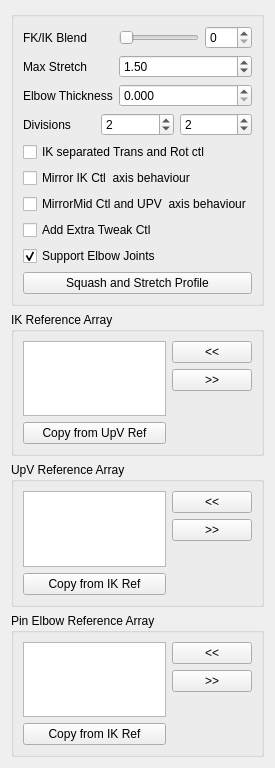
<?xml version="1.0" encoding="UTF-8"?>
<ui version="4.0">
 <class>Form</class>
 <widget class="QWidget" name="Form">
  <property name="geometry">
   <rect>
    <x>0</x>
    <y>0</y>
    <width>268</width>
    <height>768</height>
   </rect>
  </property>
  <property name="windowTitle">
   <string>Form</string>
  </property>
  <layout class="QGridLayout" name="gridLayout">
   <item row="0" column="0">
    <widget class="QGroupBox" name="groupBox">
     <property name="title">
      <string/>
     </property>
     <layout class="QGridLayout" name="gridLayout_2">
      <item row="0" column="0">
       <layout class="QVBoxLayout" name="verticalLayout">
        <item>
         <layout class="QFormLayout" name="formLayout">
          <property name="fieldGrowthPolicy">
           <enum>QFormLayout::AllNonFixedFieldsGrow</enum>
          </property>
          <item row="0" column="0">
           <widget class="QLabel" name="ikfk_label">
            <property name="text">
             <string>FK/IK Blend</string>
            </property>
           </widget>
          </item>
          <item row="0" column="1">
           <layout class="QHBoxLayout" name="horizontalLayout_3">
            <item>
             <widget class="QSlider" name="ikfk_slider">
              <property name="minimumSize">
               <size>
                <width>0</width>
                <height>15</height>
               </size>
              </property>
              <property name="maximum">
               <number>100</number>
              </property>
              <property name="orientation">
               <enum>Qt::Horizontal</enum>
              </property>
             </widget>
            </item>
            <item>
             <widget class="QSpinBox" name="ikfk_spinBox">
              <property name="maximum">
               <number>100</number>
              </property>
             </widget>
            </item>
           </layout>
          </item>
          <item row="1" column="0">
           <widget class="QLabel" name="maxStretch_label">
            <property name="sizePolicy">
             <sizepolicy hsizetype="MinimumExpanding" vsizetype="MinimumExpanding">
              <horstretch>0</horstretch>
              <verstretch>0</verstretch>
             </sizepolicy>
            </property>
            <property name="text">
             <string>Max Stretch</string>
            </property>
           </widget>
          </item>
          <item row="1" column="1">
           <widget class="QDoubleSpinBox" name="maxStretch_spinBox">
            <property name="sizePolicy">
             <sizepolicy hsizetype="MinimumExpanding" vsizetype="Fixed">
              <horstretch>0</horstretch>
              <verstretch>0</verstretch>
             </sizepolicy>
            </property>
            <property name="minimum">
             <double>1.000000000000000</double>
            </property>
            <property name="value">
             <double>1.500000000000000</double>
            </property>
           </widget>
          </item>
          <item row="2" column="0">
           <widget class="QLabel" name="maxStretch_label_2">
            <property name="sizePolicy">
             <sizepolicy hsizetype="MinimumExpanding" vsizetype="MinimumExpanding">
              <horstretch>0</horstretch>
              <verstretch>0</verstretch>
             </sizepolicy>
            </property>
            <property name="text">
             <string>Elbow Thickness</string>
            </property>
           </widget>
          </item>
          <item row="2" column="1">
           <widget class="QDoubleSpinBox" name="elbowThickness_spinBox">
            <property name="sizePolicy">
             <sizepolicy hsizetype="MinimumExpanding" vsizetype="Fixed">
              <horstretch>0</horstretch>
              <verstretch>0</verstretch>
             </sizepolicy>
            </property>
            <property name="decimals">
             <number>3</number>
            </property>
            <property name="minimum">
             <double>0.000000000000000</double>
            </property>
            <property name="maximum">
             <double>1.000000000000000</double>
            </property>
            <property name="singleStep">
             <double>0.100000000000000</double>
            </property>
            <property name="value">
             <double>0.000000000000000</double>
            </property>
           </widget>
          </item>
         </layout>
        </item>
        <item>
         <layout class="QHBoxLayout" name="horizontalLayout">
          <item>
           <widget class="QLabel" name="divisions_label">
            <property name="text">
             <string>Divisions</string>
            </property>
           </widget>
          </item>
          <item>
           <widget class="QSpinBox" name="div0_spinBox">
            <property name="minimum">
             <number>0</number>
            </property>
            <property name="value">
             <number>2</number>
            </property>
           </widget>
          </item>
          <item>
           <widget class="QSpinBox" name="div1_spinBox">
            <property name="minimum">
             <number>0</number>
            </property>
            <property name="value">
             <number>2</number>
            </property>
           </widget>
          </item>
         </layout>
        </item>
        <item>
         <widget class="QCheckBox" name="ikTR_checkBox">
          <property name="text">
           <string>IK separated Trans and Rot ctl</string>
          </property>
         </widget>
        </item>
        <item>
         <widget class="QCheckBox" name="mirrorIK_checkBox">
          <property name="toolTip">
           <string extracomment="This option set the axis of the mid CTL (elbow) and the up vector control to move in a mirror behaviour ">This option set the axis of the mid CTL (elbow) and the up vector control to move in a mirror behaviour </string>
          </property>
          <property name="statusTip">
           <string extracomment="This option set the axis of the mid CTL (elbow) and the up vector control to move in a mirror behaviour ">This option set the axis of the mid CTL (elbow) and the up vector control to move in a mirror behaviour </string>
          </property>
          <property name="whatsThis">
           <string>This option set the axis of the mid CTL (elbow) and the up vector control to move in a mirror behaviour </string>
          </property>
          <property name="text">
           <string>Mirror IK Ctl  axis behaviour</string>
          </property>
         </widget>
        </item>
        <item>
         <widget class="QCheckBox" name="mirrorMid_checkBox">
          <property name="toolTip">
           <string extracomment="This option set the axis of the mid CTL (elbow) and the up vector control to move in a mirror behaviour ">This option set the axis of the mid CTL (elbow) and the up vector control to move in a mirror behaviour </string>
          </property>
          <property name="statusTip">
           <string extracomment="This option set the axis of the mid CTL (elbow) and the up vector control to move in a mirror behaviour ">This option set the axis of the mid CTL (elbow) and the up vector control to move in a mirror behaviour </string>
          </property>
          <property name="whatsThis">
           <string>This option set the axis of the mid CTL (elbow) and the up vector control to move in a mirror behaviour </string>
          </property>
          <property name="text">
           <string>MirrorMid Ctl and UPV  axis behaviour</string>
          </property>
         </widget>
        </item>
        <item>
         <widget class="QCheckBox" name="extraTweak_checkBox">
          <property name="toolTip">
           <string extracomment="This option set the axis of the mid CTL (elbow) and the up vector control to move in a mirror behaviour ">This option set the axis of the mid CTL (elbow) and the up vector control to move in a mirror behaviour </string>
          </property>
          <property name="statusTip">
           <string extracomment="This option set the axis of the mid CTL (elbow) and the up vector control to move in a mirror behaviour ">This option set the axis of the mid CTL (elbow) and the up vector control to move in a mirror behaviour </string>
          </property>
          <property name="whatsThis">
           <string>This option set the axis of the mid CTL (elbow) and the up vector control to move in a mirror behaviour </string>
          </property>
          <property name="text">
           <string>Add Extra Tweak Ctl</string>
          </property>
         </widget>
        </item>
        <item>
         <widget class="QCheckBox" name="supportJoints_checkBox">
          <property name="toolTip">
           <string extracomment="This option set the axis of the mid CTL (elbow) and the up vector control to move in a mirror behaviour ">This option set the axis of the mid CTL (elbow) and the up vector control to move in a mirror behaviour </string>
          </property>
          <property name="statusTip">
           <string extracomment="This option set the axis of the mid CTL (elbow) and the up vector control to move in a mirror behaviour ">This option set the axis of the mid CTL (elbow) and the up vector control to move in a mirror behaviour </string>
          </property>
          <property name="whatsThis">
           <string>This option set the axis of the mid CTL (elbow) and the up vector control to move in a mirror behaviour </string>
          </property>
          <property name="text">
           <string>Support Elbow Joints</string>
          </property>
          <property name="checked">
           <bool>true</bool>
          </property>
         </widget>
        </item>
        <item>
         <layout class="QHBoxLayout" name="horizontalLayout_2">
          <item>
           <widget class="QPushButton" name="squashStretchProfile_pushButton">
            <property name="text">
             <string>Squash and Stretch Profile</string>
            </property>
           </widget>
          </item>
         </layout>
        </item>
       </layout>
      </item>
     </layout>
    </widget>
   </item>
   <item row="1" column="0">
    <widget class="QGroupBox" name="ikRefArray_groupBox">
     <property name="title">
      <string>IK Reference Array</string>
     </property>
     <layout class="QGridLayout" name="gridLayout_3">
      <item row="0" column="0">
       <layout class="QHBoxLayout" name="ikRefArray_horizontalLayout">
        <item>
         <layout class="QVBoxLayout" name="ikRefArray_verticalLayout_1">
          <item>
           <widget class="QListWidget" name="ikRefArray_listWidget">
            <property name="dragDropOverwriteMode">
             <bool>true</bool>
            </property>
            <property name="dragDropMode">
             <enum>QAbstractItemView::InternalMove</enum>
            </property>
            <property name="defaultDropAction">
             <enum>Qt::MoveAction</enum>
            </property>
            <property name="alternatingRowColors">
             <bool>true</bool>
            </property>
            <property name="selectionMode">
             <enum>QAbstractItemView::ExtendedSelection</enum>
            </property>
            <property name="selectionRectVisible">
             <bool>false</bool>
            </property>
           </widget>
          </item>
          <item>
           <widget class="QPushButton" name="ikRefArray_copyRef_pushButton">
            <property name="text">
             <string>Copy from UpV Ref</string>
            </property>
           </widget>
          </item>
         </layout>
        </item>
        <item>
         <layout class="QVBoxLayout" name="ikRefArray_verticalLayout_2">
          <item>
           <widget class="QPushButton" name="ikRefArrayAdd_pushButton">
            <property name="text">
             <string>&lt;&lt;</string>
            </property>
           </widget>
          </item>
          <item>
           <widget class="QPushButton" name="ikRefArrayRemove_pushButton">
            <property name="text">
             <string>&gt;&gt;</string>
            </property>
           </widget>
          </item>
          <item>
           <spacer name="ikRefArray_verticalSpacer">
            <property name="orientation">
             <enum>Qt::Vertical</enum>
            </property>
            <property name="sizeHint" stdset="0">
             <size>
              <width>20</width>
              <height>40</height>
             </size>
            </property>
           </spacer>
          </item>
         </layout>
        </item>
       </layout>
      </item>
     </layout>
    </widget>
   </item>
   <item row="2" column="0">
    <widget class="QGroupBox" name="upvRefArray_groupBox">
     <property name="title">
      <string>UpV Reference Array</string>
     </property>
     <layout class="QGridLayout" name="gridLayout_5">
      <item row="0" column="0">
       <layout class="QHBoxLayout" name="upvRefArray_horizontalLayout">
        <item>
         <layout class="QVBoxLayout" name="upvRefArray_verticalLayout_1">
          <item>
           <widget class="QListWidget" name="upvRefArray_listWidget">
            <property name="dragDropOverwriteMode">
             <bool>true</bool>
            </property>
            <property name="dragDropMode">
             <enum>QAbstractItemView::InternalMove</enum>
            </property>
            <property name="defaultDropAction">
             <enum>Qt::MoveAction</enum>
            </property>
            <property name="alternatingRowColors">
             <bool>true</bool>
            </property>
            <property name="selectionMode">
             <enum>QAbstractItemView::ExtendedSelection</enum>
            </property>
            <property name="selectionRectVisible">
             <bool>false</bool>
            </property>
           </widget>
          </item>
          <item>
           <widget class="QPushButton" name="upvRefArray_copyRef_pushButton">
            <property name="text">
             <string>Copy from IK Ref</string>
            </property>
           </widget>
          </item>
         </layout>
        </item>
        <item>
         <layout class="QVBoxLayout" name="upvRefArray_verticalLayout_2">
          <item>
           <widget class="QPushButton" name="upvRefArrayAdd_pushButton">
            <property name="text">
             <string>&lt;&lt;</string>
            </property>
           </widget>
          </item>
          <item>
           <widget class="QPushButton" name="upvRefArrayRemove_pushButton">
            <property name="text">
             <string>&gt;&gt;</string>
            </property>
           </widget>
          </item>
          <item>
           <spacer name="upvRefArray_verticalSpacer">
            <property name="orientation">
             <enum>Qt::Vertical</enum>
            </property>
            <property name="sizeHint" stdset="0">
             <size>
              <width>20</width>
              <height>40</height>
             </size>
            </property>
           </spacer>
          </item>
         </layout>
        </item>
       </layout>
      </item>
     </layout>
    </widget>
   </item>
   <item row="3" column="0">
    <widget class="QGroupBox" name="pinRefArray_groupBox">
     <property name="title">
      <string>Pin Elbow Reference Array</string>
     </property>
     <layout class="QGridLayout" name="gridLayout_4">
      <item row="0" column="0">
       <layout class="QHBoxLayout" name="pinRefArray_horizontalLayout">
        <item>
         <layout class="QVBoxLayout" name="pinRefArray_verticalLayout">
          <item>
           <widget class="QListWidget" name="pinRefArray_listWidget">
            <property name="dragDropOverwriteMode">
             <bool>true</bool>
            </property>
            <property name="dragDropMode">
             <enum>QAbstractItemView::InternalMove</enum>
            </property>
            <property name="defaultDropAction">
             <enum>Qt::MoveAction</enum>
            </property>
            <property name="alternatingRowColors">
             <bool>true</bool>
            </property>
            <property name="selectionMode">
             <enum>QAbstractItemView::ExtendedSelection</enum>
            </property>
            <property name="selectionRectVisible">
             <bool>false</bool>
            </property>
           </widget>
          </item>
          <item>
           <widget class="QPushButton" name="pinRefArray_copyRef_pushButton">
            <property name="text">
             <string>Copy from IK Ref</string>
            </property>
           </widget>
          </item>
         </layout>
        </item>
        <item>
         <layout class="QVBoxLayout" name="pinRefArray_verticalLayout_2">
          <item>
           <widget class="QPushButton" name="pinRefArrayAdd_pushButton">
            <property name="text">
             <string>&lt;&lt;</string>
            </property>
           </widget>
          </item>
          <item>
           <widget class="QPushButton" name="pinRefArrayRemove_pushButton">
            <property name="text">
             <string>&gt;&gt;</string>
            </property>
           </widget>
          </item>
          <item>
           <spacer name="pinRefArray_verticalSpacer">
            <property name="orientation">
             <enum>Qt::Vertical</enum>
            </property>
            <property name="sizeHint" stdset="0">
             <size>
              <width>20</width>
              <height>40</height>
             </size>
            </property>
           </spacer>
          </item>
         </layout>
        </item>
       </layout>
      </item>
     </layout>
    </widget>
   </item>
  </layout>
 </widget>
 <resources/>
 <connections>
  <connection>
   <sender>ikfk_slider</sender>
   <signal>sliderMoved(int)</signal>
   <receiver>ikfk_spinBox</receiver>
   <slot>setValue(int)</slot>
   <hints>
    <hint type="sourcelabel">
     <x>144</x>
     <y>47</y>
    </hint>
    <hint type="destinationlabel">
     <x>220</x>
     <y>45</y>
    </hint>
   </hints>
  </connection>
  <connection>
   <sender>ikfk_spinBox</sender>
   <signal>valueChanged(int)</signal>
   <receiver>ikfk_slider</receiver>
   <slot>setValue(int)</slot>
   <hints>
    <hint type="sourcelabel">
     <x>222</x>
     <y>37</y>
    </hint>
    <hint type="destinationlabel">
     <x>182</x>
     <y>37</y>
    </hint>
   </hints>
  </connection>
 </connections>
</ui>
